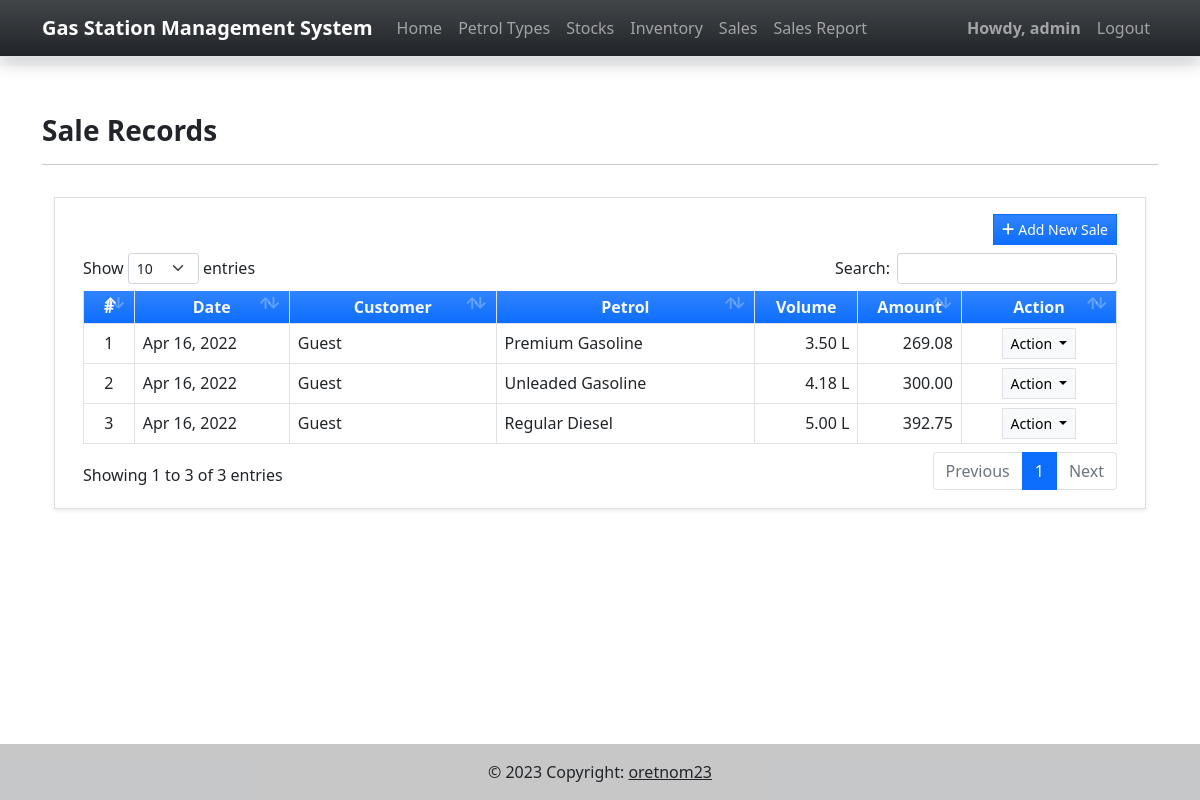
/sale_list (signed in), run on the app's committed database.
### gsmsApp/models.py (models this page shows, shortened)
class Sale(models.Model):
    date = models.DateField(null=True, blank = True)
    customer_name = models.CharField(max_length=250)
    petrol = models.ForeignKey(Petrol, on_delete=models.CASCADE)
    volume = models.FloatField(max_length=(15,2), default=0)
    price = models.FloatField(max_length=(15,2), default=0)
    amount = models.FloatField(max_length=(15,2), default=0)
    date_added = models.DateTimeField(default = timezone.now)
    date_created = models.DateTimeField(auto_now = True)
    class Meta:
        verbose_name_plural = "List of Sales"

class Petrol(models.Model):
    name = models.CharField(max_length=250)
    description = models.TextField()
    status = models.CharField(max_length=2,choices=(('1','Active'),('0', 'Inactive')) , default = 1)
    price = models.FloatField(max_length=(15,2), default= 0)
    delete_flag = models.IntegerField(default = 0)
    date_added = models.DateTimeField(default = timezone.now)
    date_created = models.DateTimeField(auto_now = True)
    class Meta:
        verbose_name_plural = "Petrol Type List"
    def __str__(self):
        return str(f"{self.name}")

### gsmsApp/views.py (the view)
# urls.py: path('sale_list',views.sale_list,name='sale-page'),
@login_required
def sale_list(request):
    context =context_data()
    context['page_title'] = "Sale Records"
    context['page'] = "sale_list"
    petrols = models.Petrol.objects.filter(delete_flag = 0, status = 1).all().values_list('id')
    context['sales'] = models.Sale.objects.filter(petrol__id__in = petrols).all()
    return render(request, "sale_list.html", context)

### gsmsApp/views.py (called while the page is built)
def context_data():
    context = {
        'page_name' : '',
        'page_title' : '',
        'system_name' : 'Gas Station Management System',
        'topbar' : True,
        'footer' : True,
    }
    return context

### gsmsApp/templates/sale_list.html (shortened to what this page needs)
{% extends "base.html" %} {% load humanize %} {% load customfilter %} {% block pageContent %}
<h3 class="fw-bolder">{{page_title}}</h3>
<hr>
<section class="py-3">
    <div class="container">
        <div class="card rounded-0 shadow-sm blur">
            <div class="card-body">
                <div class="container-fluid">
                    <div class="text-end mb-2">
                        <a href="javascript:void(0)" id="add_new" class="btn btn-primary btn-sm rounded-0 bg-gradient"><i class="fa fa-plus"></i> Add New Sale</a>
                    </div>
                    <table class="table table-stripped table-bordered" id="sale-table">
                        <colgroup>
                            <col width="5%">
                            <col width="15%">
                            <col width="20%">
                            <col width="25%">
                            <col width="10%">
                            <col width="10%">
                            <col width="15%">
                        </colgroup>
                        <thead>
                            <tr class="bg-primary bg-gradient text-light">
                                <th class="text-center">#</th>
                                <th class="text-center">Date</th>
                                <th class="text-center">Customer</th>
                                <th class="text-center">Petrol</th>
                                <th class="text-center">Volume</th>
                                <th class="text-center">Amount</th>
                                <th class="text-center">Action</th>
                            </tr>
                        </thead>
                        <tbody>
                            {% for sale in sales %}
                            <tr>
                                <td class="text-center">{{forloop.counter}}</td>
                                <td class="">{{ sale.date|date:"M d, Y" }}</td>
                                <td class="">{{sale.customer_name}}</td>
                                <td class="">{{sale.petrol}}</td>
                                <td class="text-end">{{ sale.volume|floatformat:2|intcomma }} L</td>
                                <td class="text-end">{{ sale.amount|floatformat:2|intcomma }}</td>
                                <td class="text-center">
                                    <div class="dropdown">
                                        <button class="btn btn-light border bg-gradient btn-sm rounded-0 dropdown-toggle" type="button" id="saleDD{{sale.pk}}" data-bs-toggle="dropdown" aria-expanded="false">
                                          Action
                                        </button>
                                    </div>
                                </td>
                            </tr>
                            {% endfor %}
                        </tbody>
                    </table>
                </div>
            </div>
        </div>
    </div>
</section>
</div> {% endblock pageContent %}

### gsmsApp/templates/topNavigation.html (shortened to what this page needs)
{% load static %}
<header>
    <nav class="navbar navbar-expand-lg navbar-dark bg-dark bg-gradient fixed-top shadow border-bottom">
        <div class="container">
            <a class="navbar-brand" target="_blank" href="./">
                <b>{{system_name}}</b>
            </a>
            <div class="collapse navbar-collapse" id="navbarExample01">
                <ul class="navbar-nav me-auto mb-2 mb-lg-0" id="topNav">
                    <li class="nav-item">
                        <a class="nav-link" aria-current="page" href="{% url 'home-page' %}">Home</a>
                    </li>
                    <li class="nav-item">
                        <a class="nav-link" id="upload-btn" aria-current="page" href="{% url 'petrol-page' %}">Petrol Types</a>
                    </li>
                    <li class="nav-item">
                        <a class="nav-link" id="upload-btn" aria-current="page" href="{% url 'stock-page' %}">Stocks</a>
                    </li>
                    <li class="nav-item">
                        <a class="nav-link" id="upload-btn" aria-current="page" href="{% url 'inventory-page' %}">Inventory</a>
                    </li>
                    <li class="nav-item">
                        <a class="nav-link" id="upload-btn" aria-current="page" href="{% url 'sale-page' %}">Sales</a>
                    </li>
                    <li class="nav-item">
                        <a class="nav-link" id="upload-btn" aria-current="page" href="{% url 'sales-report-page' %}">Sales Report</a>
                    </li>
                </ul>
                <ul class="navbar-nav d-flex flex-row">
                    {% if user.id %}
                    <li class="nav-item">
                        <a class="nav-link"  href="{% url 'profile-page' %}"><b>Howdy, {{user.username}}</b></a>
                    </li>
                    <li class="nav-item">
                        <a class="nav-link" aria-current="page" href="{% url 'logout' %}">Logout</a>
                    </li>
                    {% endif %}
                </ul>
            </div>
        </div>
    </nav>
    <div id="intro" class="pt-2 text-center bg-light">
    </div>
</header>

### static/assets/default/css/style.css (style rules this page uses)
html, body { height: 100%; width: 100%; max-height: 100%; overflow: auto; display: flex; flex-direction: column; }
body>header { flex-shrink: auto; }

### gsmsApp/templates/topNavigation.html (style rules this page uses)
#intro { margin-top: 58px; }

### data on the page
Sale: date "Apr 16, 2022", customer_name "Guest", petrol "Premium Gasoline", volume "3.50", amount "269.08"
Sale: date "Apr 16, 2022", customer_name "Guest", petrol "Unleaded Gasoline", volume "4.18", amount "300.00"
Sale: date "Apr 16, 2022", customer_name "Guest", petrol "Regular Diesel", volume "5.00", amount "392.75"

### other printed values
{{ system_name }} "Gas Station Management System"
{{ user.username }} "admin"
{{ page_title }} "Sale Records"
